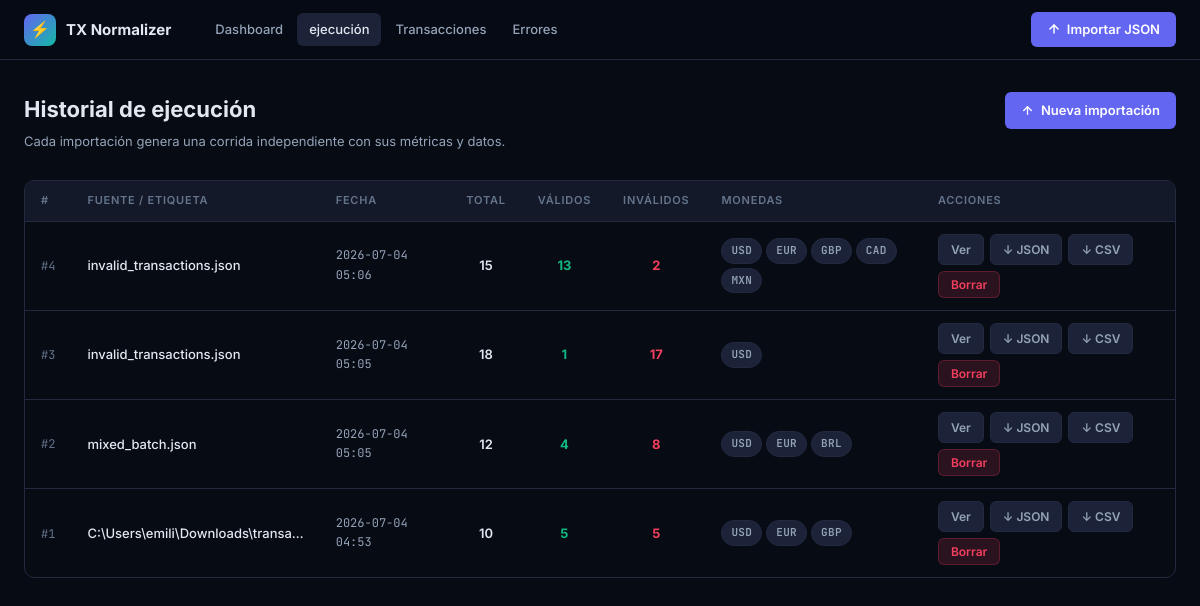
Before: /runs/ with the older database file.
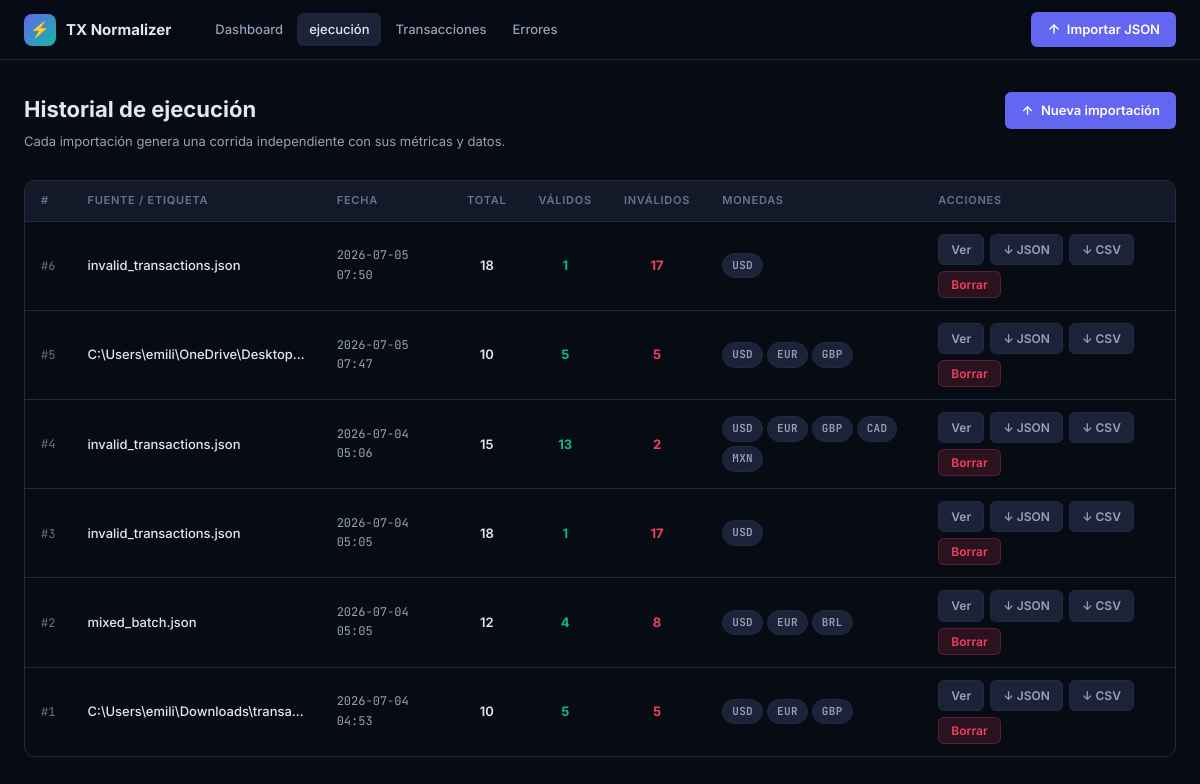
After: the same page with the newer database file.
### transactions/models.py (models this page shows, shortened)
class ProcessingRun(models.Model):
    created_at = models.DateTimeField(auto_now_add=True)
    source_label = models.CharField(max_length=255, default="sample_data/transactions.json")
    total_processed = models.PositiveIntegerField(default=0)
    total_valid = models.PositiveIntegerField(default=0)
    total_invalid = models.PositiveIntegerField(default=0)
    status_counts = models.JSONField(default=dict)
    currency_totals = models.JSONField(default=dict)
    error_type_counts = models.JSONField(default=dict)
    source_counts = models.JSONField(default=dict)
    class Meta:
        ordering = ["-created_at"]

### transactions/views.py (the view)
# urls.py: path("runs/", views.run_list, name="run_list"),
@require_GET
def run_list(request):
    runs = ProcessingRun.objects.all()
    paginator = Paginator(runs, 15)
    page_obj = paginator.get_page(request.GET.get("page", 1))
    return render(request, "transactions/run_list.html", {"page_obj": page_obj})

### transactions/templates/transactions/run_list.html (shortened to what this page needs)
{% extends "transactions/base.html" %}
{% block content %}
<div class="page">
<div class="page-header">
  <div>
    <h1 class="page-title">Historial de ejecución</h1>
    <p class="page-subtitle">Cada importación genera una corrida independiente con sus métricas y datos.</p>
  </div>
  <div class="page-actions">
    <a href="{% url 'upload_json' %}" class="btn btn-primary">
      <svg width="13" height="13" viewBox="0 0 24 24" fill="none" stroke="currentColor" stroke-width="2.5" stroke-linecap="round" stroke-linejoin="round"><line x1="12" y1="5" x2="12" y2="19"/><polyline points="19 12 12 5 5 12"/></svg>
      Nueva importación
    </a>
  </div>
</div>
{% if page_obj.object_list %}
<div class="table-wrap">
<table>
  <thead>
    <tr>
      <th>#</th>
      <th>Fuente / Etiqueta</th>
      <th>Fecha</th>
      <th style="text-align:center">Total</th>
      <th style="text-align:center">Válidos</th>
      <th style="text-align:center">Inválidos</th>
      <th>Monedas</th>
      <th>Acciones</th>
    </tr>
  </thead>
  <tbody>
    {% for run in page_obj %}
    <tr>
      <td><span style="font-family:var(--mono);font-size:12px;color:var(--text3)">#{{ run.pk }}</span></td>
      <td>
        <a href="{% url 'run_detail' run.pk %}" style="font-weight:500;color:var(--text)">{{ run.source_label|truncatechars:32 }}</a>
      </td>
      <td class="td-mono">{{ run.created_at|date:"Y-m-d H:i" }}</td>
      <td style="text-align:center;font-weight:600;color:var(--text)">{{ run.total_processed }}</td>
      <td style="text-align:center">
        <span style="font-weight:700;color:var(--green)">{{ run.total_valid }}</span>
      </td>
      <td style="text-align:center">
        <span style="font-weight:700;color:{% if run.total_invalid %}var(--rose){% else %}var(--text3){% endif %}">{{ run.total_invalid }}</span>
      </td>
      <td>
        <div style="display:flex;gap:4px;flex-wrap:wrap">
          {% for curr, total in run.currency_totals.items %}
          <span class="badge badge-currency">{{ curr }}</span>
          {% endfor %}
        </div>
      </td>
      <td>
        <div style="display:flex;gap:6px;flex-wrap:wrap">
          <a href="{% url 'run_detail' run.pk %}" class="btn btn-secondary btn-sm">Ver</a>
          <a href="{% url 'run_download_json' run.pk %}" class="btn btn-secondary btn-sm">↓ JSON</a>
          <a href="{% url 'run_download_csv' run.pk %}" class="btn btn-secondary btn-sm">↓ CSV</a>
          <form method="post" action="{% url 'run_delete' run.pk %}" style="display:inline"
                onsubmit="return confirm('¿Eliminar corrida #{{ run.pk }} y todos sus datos? Esta acción es irreversible.')">
            <button type="submit" class="btn btn-danger btn-sm">Borrar</button>
          </form>
        </div>
      </td>
    </tr>
    {% endfor %}
  </tbody>
</table>
</div>
{% endif %}
</div>
{% endblock %}

### transactions/templates/transactions/base.html (shortened to what this page needs)
<!DOCTYPE html>
<html lang="es">
<head>
</head>
<body>
<nav class="nav">
  <a href="{% url 'dashboard' %}" class="nav-brand">
    <div class="nav-brand-icon">⚡</div>
    <span>TX Normalizer</span>
  </a>
  <div class="nav-links">
    <a href="{% url 'dashboard' %}" class="nav-link {% if request.resolver_match.url_name == 'dashboard' %}active{% endif %}">Dashboard</a>
    <a href="{% url 'run_list' %}" class="nav-link {% if 'run' in request.resolver_match.url_name|default:'' %}active{% endif %}">ejecución</a>
    <a href="{% url 'transaction_list' %}" class="nav-link {% if request.resolver_match.url_name == 'transaction_list' %}active{% endif %}">Transacciones</a>
    <a href="{% url 'error_list' %}" class="nav-link {% if request.resolver_match.url_name == 'error_list' %}active{% endif %}">Errores</a>
  </div>
  <a href="{% url 'upload_json' %}" class="nav-cta">
    <svg width="14" height="14" viewBox="0 0 24 24" fill="none" stroke="currentColor" stroke-width="2.5" stroke-linecap="round" stroke-linejoin="round"><line x1="12" y1="5" x2="12" y2="19"/><polyline points="19 12 12 5 5 12"/></svg>
    Importar JSON
  </a>
</nav>
{% block content %}{% endblock %}
</body>
</html>

### transactions/templates/transactions/base.html (style rules this page uses)
*,*::before,*::after { box-sizing:border-box;margin:0;padding:0 }
:root { --bg:#070B14;--surface:#0E1425;--surface2:#141929;--surface3:#1C2338; --border:#232A40;--border2:#2D3555; --accent:#6366F1;--accent-hover:#4F52D8;--accent-glow:rgba(99,102,241,.25); --teal:#14B8A6;--teal-dim:rgba(20,184,166,.15); --rose:#F43F5E;--rose-dim:rgba(244,63,94,.15); --amber:#F59E0B;--amber-dim:rgba(245,158,11,.15); --green:#10B981;--green-dim:rgba(16,185,129,.15); --text:#E2E8F0;--text2:#94A3B8;--text3:#64748B; --mono:'JetBrains Mono',monospace; --radius:10px;--radius-sm:6px;--radius-lg:16px; --shadow:0 4px 24px rgba(0,0,0,.4); --shadow-sm:0 2px 8px rgba(0,0,0,.3); --transition:.18s ease; }
html { scroll-behavior:smooth }
body { background:var(--bg);color:var(--text);font-family:'Inter',system-ui,sans-serif;font-size:14px;line-height:1.6;min-height:100vh;-webkit-font-smoothing:antialiased }
a { color:var(--accent);text-decoration:none;transition:color var(--transition) }
img,svg { display:block;max-width:100% }
button,input,select,textarea { font-family:inherit;font-size:inherit }
.nav { position:sticky;top:0;z-index:100; background:rgba(7,11,20,.85);backdrop-filter:blur(16px); border-bottom:1px solid var(--border); padding:0 24px;height:60px; display:flex;align-items:center;gap:8px; }
.nav-brand { display:flex;align-items:center;gap:10px;margin-right:24px; font-size:15px;font-weight:700;color:var(--text);white-space:nowrap; }
.nav-brand-icon { width:32px;height:32px;border-radius:8px; background:linear-gradient(135deg,var(--accent),var(--teal)); display:flex;align-items:center;justify-content:center; font-size:16px;flex-shrink:0; }
.nav-links { display:flex;align-items:center;gap:2px;flex:1 }
.nav-link { color:var(--text2);padding:6px 12px;border-radius:var(--radius-sm); font-size:13px;font-weight:500;transition:all var(--transition);white-space:nowrap; }
.nav-link.active { color:var(--text);background:var(--surface3) }
.nav-cta { margin-left:auto;padding:7px 16px;border-radius:var(--radius-sm); background:var(--accent);color:#fff !important;font-size:13px;font-weight:600; display:flex;align-items:center;gap:6px;transition:all var(--transition); box-shadow:0 0 0 0 var(--accent-glow);white-space:nowrap; }
.page { max-width:1280px;margin:0 auto;padding:32px 24px }
.page-header { display:flex;align-items:flex-start;justify-content:space-between;gap:16px;margin-bottom:28px;flex-wrap:wrap }
.page-title { font-size:22px;font-weight:700;color:var(--text) }
.page-subtitle { font-size:13px;color:var(--text2);margin-top:4px }
.page-actions { display:flex;gap:8px;flex-wrap:wrap;align-items:center }
.btn { display:inline-flex;align-items:center;gap:7px;padding:8px 16px; border-radius:var(--radius-sm);border:none;font-size:13px;font-weight:600; cursor:pointer;transition:all var(--transition);white-space:nowrap; text-decoration:none; }
.btn-primary { background:var(--accent);color:#fff;box-shadow:0 0 0 0 var(--accent-glow) }
.btn-secondary { background:var(--surface3);color:var(--text2);border:1px solid var(--border) }
.btn-danger { background:var(--rose-dim);color:var(--rose);border:1px solid rgba(244,63,94,.25) }
.btn-sm { padding:5px 12px;font-size:12px }
.badge { display:inline-flex;align-items:center;gap:4px;padding:3px 9px;border-radius:99px;font-size:11px;font-weight:600;letter-spacing:.03em }
.badge::before { content:'';width:5px;height:5px;border-radius:50%;background:currentColor;flex-shrink:0 }
.badge-currency { background:var(--surface3);color:var(--text2);border:1px solid var(--border);font-family:var(--mono);font-size:11px }
.badge-currency::before { display:none }
.table-wrap { overflow-x:auto;border-radius:var(--radius);border:1px solid var(--border) }
table { width:100%;border-collapse:collapse;min-width:600px }
thead { background:var(--surface2) }
th { text-align:left;padding:11px 16px;font-size:11px;font-weight:600;text-transform:uppercase;letter-spacing:.07em;color:var(--text3);white-space:nowrap;border-bottom:1px solid var(--border) }
td { padding:12px 16px;border-bottom:1px solid var(--border);font-size:13px;vertical-align:middle;color:var(--text2) }
tr:last-child td { border-bottom:none }
tbody tr { transition:background var(--transition) }
.td-mono { font-family:var(--mono);font-size:12px }

Changed rows visible on the page:
added ProcessingRun: pk "6", source_label "invalid_transactions.json", created_at "2026-07-05 07:50", total_processed "18", total_valid "1", total_invalid "17", currency_totals "USD"
added ProcessingRun: pk "5", source_label "C:\\Users\\emili\\OneDrive\\Desktop…", created_at "2026-07-05 07:47", total_processed "10", total_valid "5", total_invalid "5", currency_totals "USD" "EUR" "GBP"
